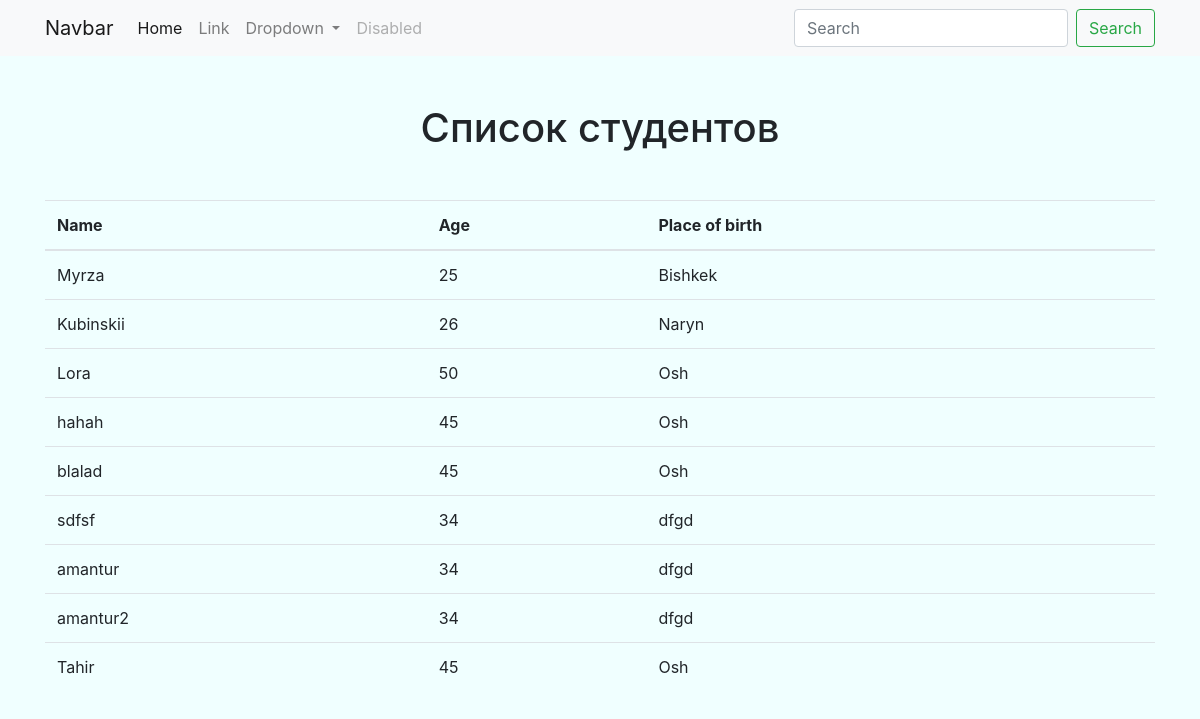
/users/, run on the app's committed database.
### users/models.py (models this page shows, shortened)
class User(models.Model):
    name = models.CharField(max_length=30)
    age = models.IntegerField()
    place_of_birth = models.CharField(max_length=30)
    class Meta:
        verbose_name = "Юзер"
        verbose_name_plural = "Юзеры"

### users/views.py (the view)
# urls.py: path('', UserListView.as_view(), name='users_list'),
class UserListView(ListView):
    model = User
    form_class = UserForm
    template_name = 'users/users_list.html'
    context_object_name = 'users'

### templates/users/users_list.html
   {% extends "base.html" %}
   {% block content %}
    <div class="container">
        <h1 class="text-center mb-5 mt-5">Список студентов</h1>
        <table class="table table-hover">
          <thead>
            <tr>
              <th scope="col">Name</th>
              <th scope="col">Age</th>
              <th scope="col">Place of birth</th>
            </tr>
          </thead>
          <tbody>
          {% for user in users %}
            <tr>
              <td>{{ user.name }}</td>
              <td>{{ user.age }}</td>
              <td>{{ user.place_of_birth }}</td>
            </tr>
          {% endfor %}
          </tbody>
        </table>
    </div>
   {% endblock %}

### templates/base.html (shortened to what this page needs)
<!doctype html>
<html lang="en">
  <head>
    <link rel="stylesheet" href="https://cdn.jsdelivr.net/npm/bootstrap@4.6.1/dist/css/bootstrap.min.css">
  </head>
  <body style="background-color: azure;">
        <nav class="navbar navbar-expand-lg navbar-light bg-light">
          <div class="container">
              <a class="navbar-brand" href="#">Navbar</a>
              <div class="collapse navbar-collapse" id="navbarSupportedContent">
                <ul class="navbar-nav mr-auto">
                  <li class="nav-item active">
                    <a class="nav-link" href="#">Home <span class="sr-only">(current)</span></a>
                  </li>
                  <li class="nav-item">
                    <a class="nav-link" href="#">Link</a>
                  </li>
                  <li class="nav-item dropdown">
                    <a class="nav-link dropdown-toggle" href="#" id="navbarDropdown" role="button" data-toggle="dropdown" aria-expanded="false">
                      Dropdown
                    </a>
                  </li>
                  <li class="nav-item">
                    <a class="nav-link disabled">Disabled</a>
                  </li>
                </ul>
                <form class="form-inline my-2 my-lg-0">
                  <input class="form-control mr-sm-2" type="search" placeholder="Search" aria-label="Search">
                  <button class="btn btn-outline-success my-2 my-sm-0" type="submit">Search</button>
                </form>
              </div>
          </div>
        </nav>
        {%block content%}
        {%endblock%}
  </body>
</html>

### data on the page
User: name "Myrza", age "25", place_of_birth "Bishkek"
User: name "Kubinskii", age "26", place_of_birth "Naryn"
User: name "Lora", age "50", place_of_birth "Osh"
User: name "hahah", age "45", place_of_birth "Osh"
User: name "blalad", age "45", place_of_birth "Osh"
User: name "sdfsf", age "34", place_of_birth "dfgd"
User: name "amantur", age "34", place_of_birth "dfgd"
User: name "amantur2", age "34", place_of_birth "dfgd"
User: name "Tahir", age "45", place_of_birth "Osh"
